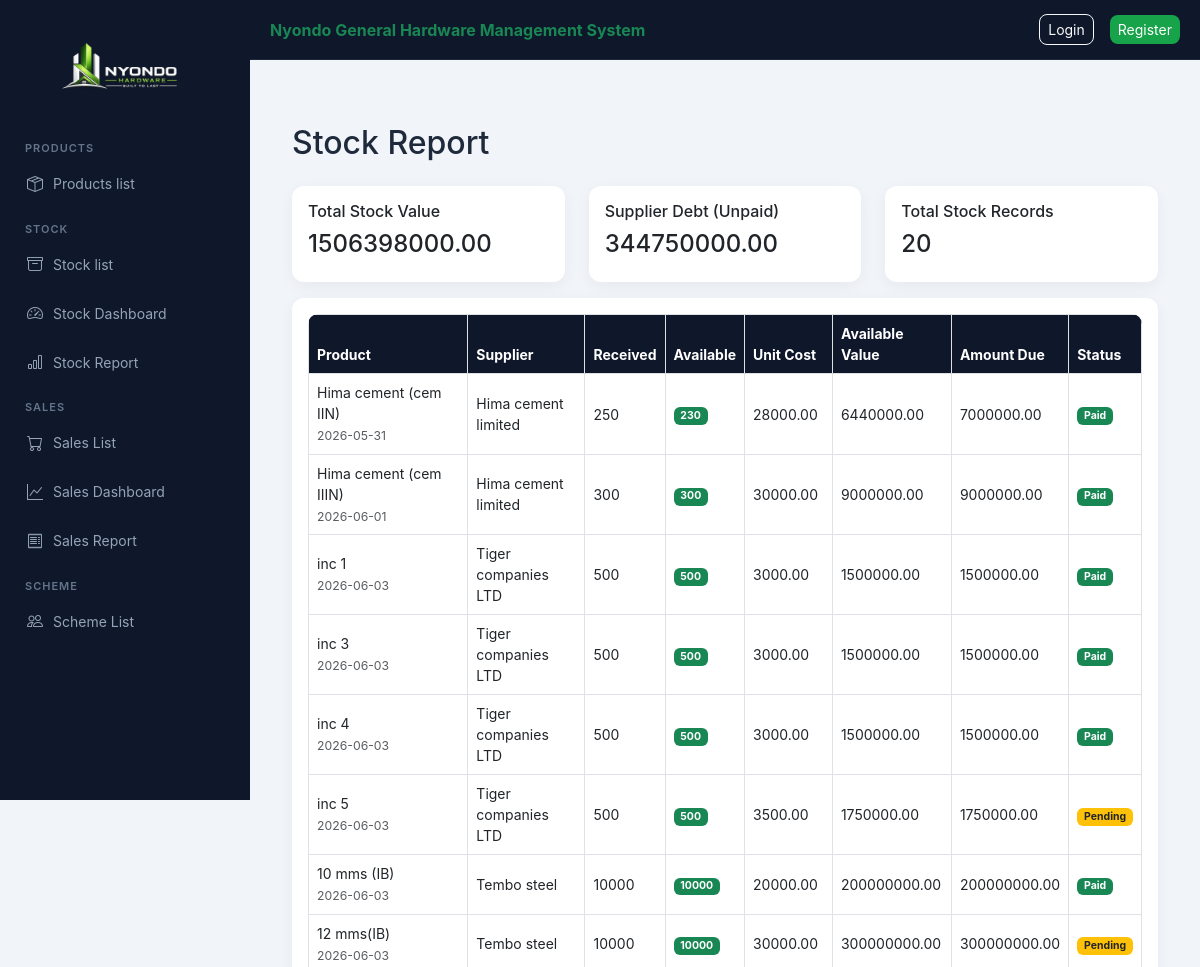
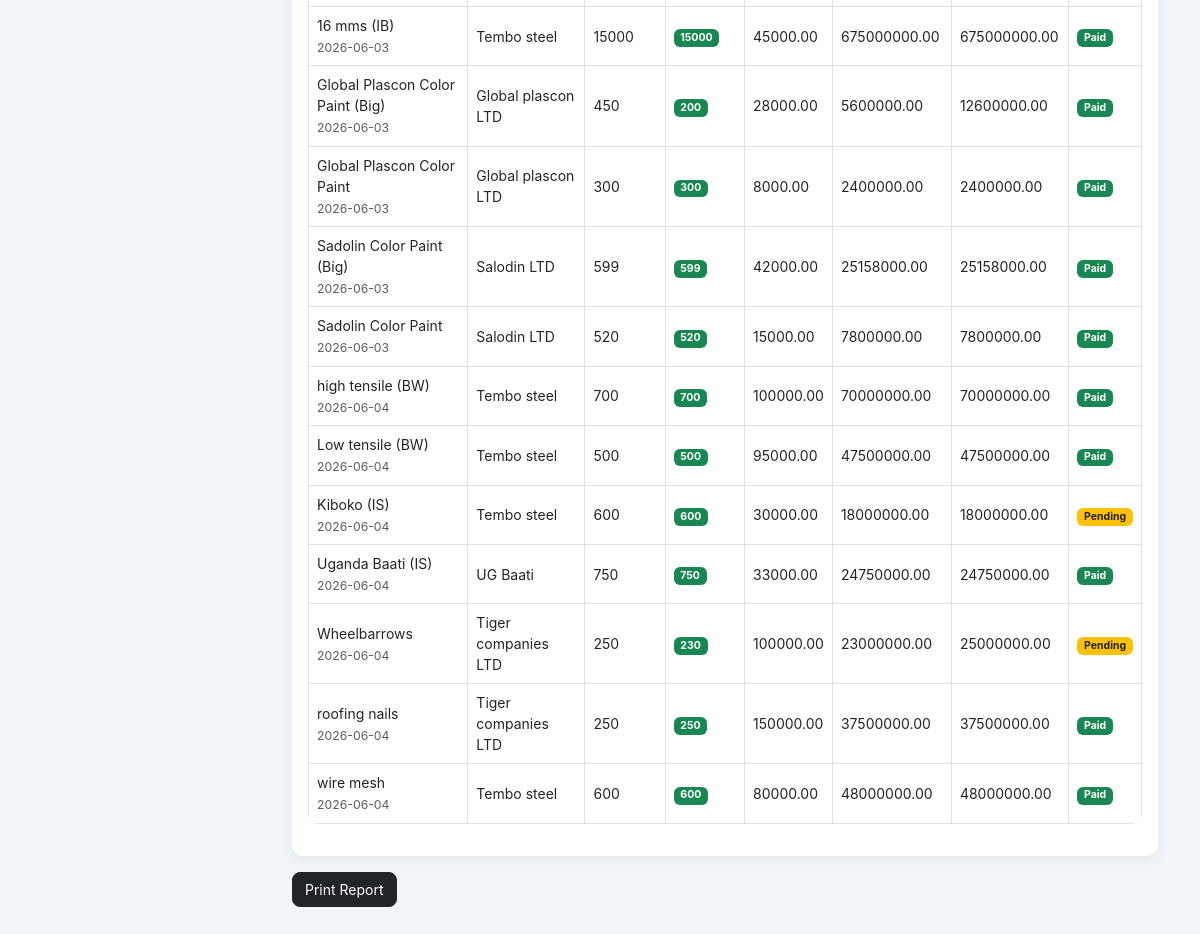
The page /nyondo/stock/report/ on the database its author committed (2 pictures, top to bottom).
### nyondo_app/models.py (models this page shows, shortened)
class Stock(models.Model):
    product = models.ForeignKey(Product, on_delete=models.CASCADE)
    supplier_name = models.CharField(max_length=100)
    quantity_received = models.PositiveIntegerField()
    quantity_available = models.PositiveIntegerField(default=0)
    unit_cost = models.DecimalField(max_digits=12, decimal_places=2)
    unit_price = models.DecimalField(max_digits=12, decimal_places=2)
    total_amount_due = models.DecimalField(max_digits=12, decimal_places=2, default=0)
    supplier_paid = models.BooleanField(default=False)
    date_received = models.DateTimeField(auto_now_add=True)
    def available_value(self):
        return self.quantity_available * self.unit_cost

class Product(models.Model):
    CATEGORY_CHOICES = [
        ("cement", "Cement"),
        ("iron_bar", "Iron Bar"),
        ("iron_sheets", "Iron Sheets"),
        ("barbed_wires", "Barbed wires"),
        ("others", "Others"),
        ("nails", "Nails"),
        ("paint", "Paint"),
    ]
    category_name = models.CharField(max_length=20, choices=CATEGORY_CHOICES)
    product_name = models.CharField(max_length=100)
    unit_cost = models.DecimalField(max_digits=12, decimal_places=2, default=0)
    unit_price = models.DecimalField(max_digits=12, decimal_places=2, default=0)
    description = models.TextField(blank=True)

### nyondo_app/views.py (the view)
# urls.py: path("stock/report/", views.stock_report, name="stock_report"),
def stock_report(request):
    stocks = Stock.objects.select_related("product")
    total_value = sum(s.available_value() for s in stocks)
    total_debt = stocks.filter(supplier_paid=False).aggregate(
        total=Sum("total_amount_due")
    )["total"] or 0
    return render(request, "stock_report.html", {
        "stocks": stocks,
        "total_value": total_value,
        "total_debt": total_debt,
    })

### nyondo_app/templates/stock_report.html
{% extends "base.html" %}
{% block content %}
<h2 class="mb-4">Stock Report</h2>
<div class="row mb-3">
    <div class="col-md-4">
        <div class="card p-3">
            <h6>Total Stock Value</h6>
            <h4>{{ total_value|floatformat:2 }}</h4>
        </div>
    </div>
    <div class="col-md-4">
        <div class="card p-3">
            <h6>Supplier Debt (Unpaid)</h6>
            <h4>{{ total_debt|floatformat:2 }}</h4>
        </div>
    </div>
    <div class="col-md-4">
        <div class="card p-3">
            <h6>Total Stock Records</h6>
            <h4>{{ stocks|length }}</h4>
        </div>
    </div>
</div>
<div class="card p-3">
<table class="table table-hover table-bordered align-middle">
<thead class="table-light">
<tr>
    <th>Product</th>
    <th>Supplier</th>
    <th>Received</th>
    <th>Available</th>
    <th>Unit Cost</th>
    <th>Available Value</th>
    <th>Amount Due</th>
    <th>Status</th>
</tr>
</thead>
<tbody>
{% for s in stocks %}
<tr>
    <td>
        {{ s.product.product_name }}
        <br>
        <small class="text-muted">
            {{ s.date_received|date:"Y-m-d" }}
        </small>
    </td>
    <td>{{ s.supplier_name }}</td>
    <td>{{ s.quantity_received }}</td>
    <td>
        {% if s.quantity_available > 0 %}
            <span class="badge bg-success">
                {{ s.quantity_available }}
            </span>
        {% else %}
            <span class="badge bg-danger">
                0
            </span>
        {% endif %}
    </td>
    <td>{{ s.unit_cost|floatformat:2 }}</td>
    <td>{{ s.available_value|floatformat:2 }}</td>
    <td>{{ s.total_amount_due|floatformat:2 }}</td>
    <td>
        {% if s.supplier_paid %}
            <span class="badge bg-success">Paid</span>
        {% else %}
            <span class="badge bg-warning text-dark">Pending</span>
        {% endif %}
    </td>
</tr>
{% empty %}
<tr>
    <td colspan="8" class="text-center text-muted">
        No stock data available
    </td>
</tr>
{% endfor %}
</tbody>
</table>
</div>
<div class="mt-3">
    <button onclick="window.print()" class="btn btn-dark">
        Print Report
    </button>
</div>
{% endblock %}

### static/css/style.css (style rules this page uses)
:root { --primary: #2563eb; --success: #16a34a; --dark: #0f172a; --dark-light: #1e293b; --warning: #f59e0b; --bg: #f1f5f9; --text: #1e293b; }
* { margin: 0; padding: 0; box-sizing: border-box; }
body { font-family: "Inter", "Segoe UI", sans-serif; background: var(--bg); color: var(--text); }
.card { border: none; border-radius: 12px; background: white; padding: 20px; box-shadow: 0 4px 15px rgba(0,0,0,0.05); }
.table { background: white; border-radius: 10px; overflow: hidden; }
.table th { background: var(--dark); color: white; font-size: 14px; }
.table td { font-size: 14px; vertical-align: middle; }
.btn { border-radius: 8px; font-size: 14px; }

### rows shown on the page
Stock: product.product_name "Hima cement (cem IIN)", date_received "2026-05-31", supplier_name "Hima cement limited", quantity_received "250", quantity_available "230", unit_cost "28000.00", available_value "6440000.00", total_amount_due "7000000.00", supplier_paid "Paid"
Stock: product.product_name "Hima cement (cem IIIN)", date_received "2026-06-01", supplier_name "Hima cement limited", quantity_received "300", quantity_available "300", unit_cost "30000.00", available_value "9000000.00", total_amount_due "9000000.00", supplier_paid "Paid"
Stock: product.product_name "inc 1", date_received "2026-06-03", supplier_name "Tiger companies LTD", quantity_received "500", quantity_available "500", unit_cost "3000.00", available_value "1500000.00", total_amount_due "1500000.00", supplier_paid "Paid"
Stock: product.product_name "inc 3", date_received "2026-06-03", supplier_name "Tiger companies LTD", quantity_received "500", quantity_available "500", unit_cost "3000.00", available_value "1500000.00", total_amount_due "1500000.00", supplier_paid "Paid"
Stock: product.product_name "inc 4", date_received "2026-06-03", supplier_name "Tiger companies LTD", quantity_received "500", quantity_available "500", unit_cost "3000.00", available_value "1500000.00", total_amount_due "1500000.00", supplier_paid "Paid"
Stock: product.product_name "inc 5", date_received "2026-06-03", supplier_name "Tiger companies LTD", quantity_received "500", quantity_available "500", unit_cost "3500.00", available_value "1750000.00", total_amount_due "1750000.00", supplier_paid "Pending"
Stock: product.product_name "10 mms (IB)", date_received "2026-06-03", supplier_name "Tembo steel", quantity_received "10000", quantity_available "10000", unit_cost "20000.00", available_value "200000000.00", total_amount_due "200000000.00", supplier_paid "Paid"
Stock: product.product_name "12 mms(IB)", date_received "2026-06-03", supplier_name "Tembo steel", quantity_received "10000", quantity_available "10000", unit_cost "30000.00", available_value "300000000.00", total_amount_due "300000000.00", supplier_paid "Pending"
Stock: product.product_name "16 mms (IB)", date_received "2026-06-03", supplier_name "Tembo steel", quantity_received "15000", quantity_available "15000", unit_cost "45000.00", available_value "675000000.00", total_amount_due "675000000.00", supplier_paid "Paid"
Stock: product.product_name "Global Plascon Color Paint (Big)", date_received "2026-06-03", supplier_name "Global plascon LTD", quantity_received "450", quantity_available "200", unit_cost "28000.00", available_value "5600000.00", total_amount_due "12600000.00", supplier_paid "Paid"
Stock: product.product_name "Global Plascon Color Paint", date_received "2026-06-03", supplier_name "Global plascon LTD", quantity_received "300", quantity_available "300", unit_cost "8000.00", available_value "2400000.00", total_amount_due "2400000.00", supplier_paid "Paid"
Stock: product.product_name "Sadolin Color Paint (Big)", date_received "2026-06-03", supplier_name "Salodin LTD", quantity_received "599", quantity_available "599", unit_cost "42000.00", available_value "25158000.00", total_amount_due "25158000.00", supplier_paid "Paid"
Stock: product.product_name "Sadolin Color Paint", date_received "2026-06-03", supplier_name "Salodin LTD", quantity_received "520", quantity_available "520", unit_cost "15000.00", available_value "7800000.00", total_amount_due "7800000.00", supplier_paid "Paid"
Stock: product.product_name "high tensile (BW)", date_received "2026-06-04", supplier_name "Tembo steel", quantity_received "700", quantity_available "700", unit_cost "100000.00", available_value "70000000.00", total_amount_due "70000000.00", supplier_paid "Paid"
Stock: product.product_name "Low tensile (BW)", date_received "2026-06-04", supplier_name "Tembo steel", quantity_received "500", quantity_available "500", unit_cost "95000.00", available_value "47500000.00", total_amount_due "47500000.00", supplier_paid "Paid"
Stock: product.product_name "Kiboko (IS)", date_received "2026-06-04", supplier_name "Tembo steel", quantity_received "600", quantity_available "600", unit_cost "30000.00", available_value "18000000.00", total_amount_due "18000000.00", supplier_paid "Pending"
Stock: product.product_name "Uganda Baati (IS)", date_received "2026-06-04", supplier_name "UG Baati", quantity_received "750", quantity_available "750", unit_cost "33000.00", available_value "24750000.00", total_amount_due "24750000.00", supplier_paid "Paid"
Stock: product.product_name "Wheelbarrows", date_received "2026-06-04", supplier_name "Tiger companies LTD", quantity_received "250", quantity_available "230", unit_cost "100000.00", available_value "23000000.00", total_amount_due "25000000.00", supplier_paid "Pending"
Stock: product.product_name "roofing nails", date_received "2026-06-04", supplier_name "Tiger companies LTD", quantity_received "250", quantity_available "250", unit_cost "150000.00", available_value "37500000.00", total_amount_due "37500000.00", supplier_paid "Paid"
Stock: product.product_name "wire mesh", date_received "2026-06-04", supplier_name "Tembo steel", quantity_received "600", quantity_available "600", unit_cost "80000.00", available_value "48000000.00", total_amount_due "48000000.00", supplier_paid "Paid"

### other values the page prints
{{ total_value|floatformat:2 }} "1506398000.00"
{{ total_debt|floatformat:2 }} "344750000.00"
{{ stocks|length }} "20"
